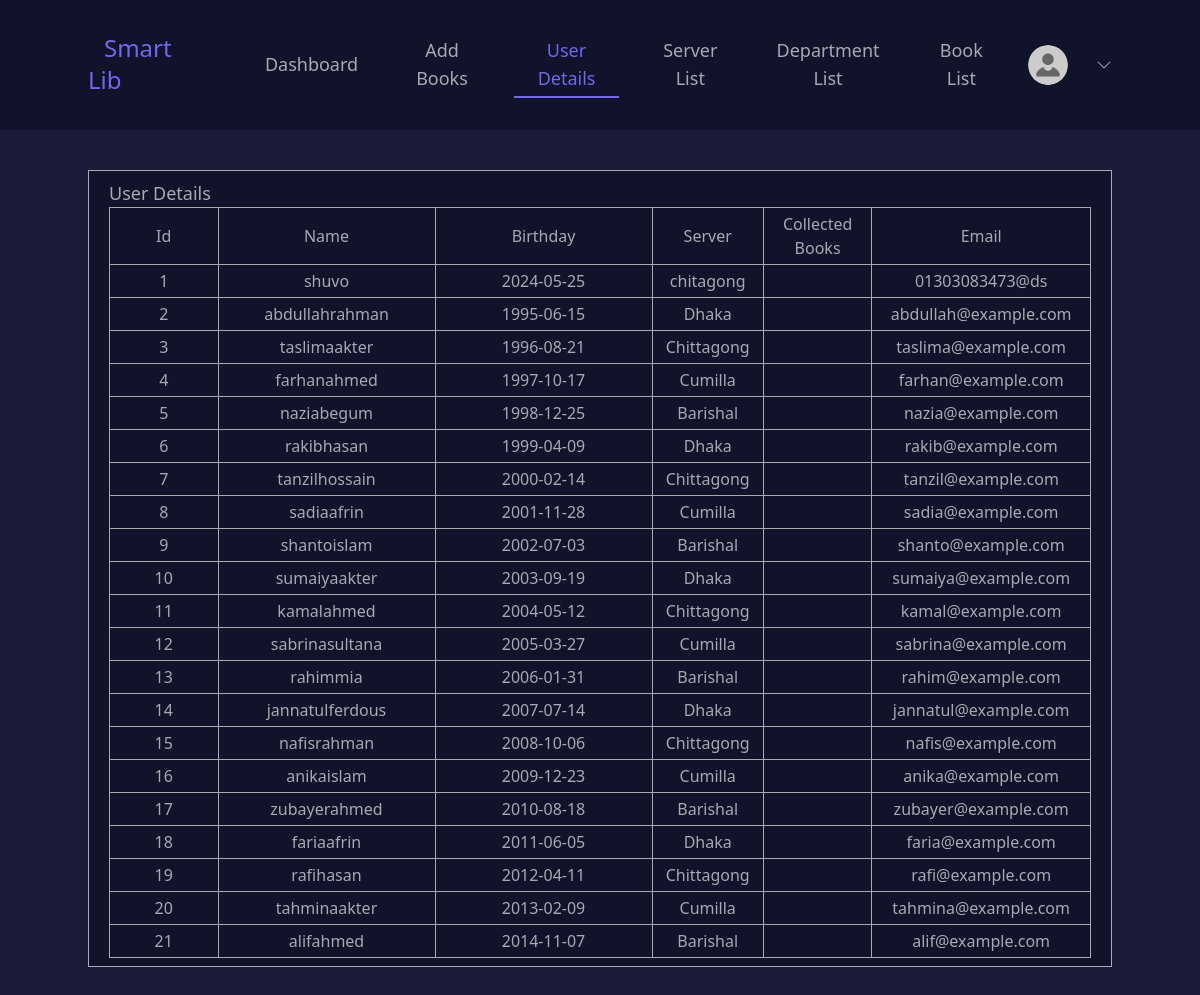
Page /user-details.php on the committed database.
### tables this page shows
CREATE TABLE `user` (
  `user_id` int(11) NOT NULL,
  `username` varchar(255) NOT NULL,
  `email` varchar(100) DEFAULT NULL,
  `server` varchar(50) DEFAULT NULL,
  `std_id` int(20) NOT NULL,
  `dept_id` int(11) DEFAULT NULL,
  `birthdate` date DEFAULT NULL,
  `password` varchar(100) DEFAULT NULL
);

### user-details.php (the view, shortened to what this page needs)
<?php include('server.php') ?>
<!doctype html>
<html>
<head>
    <link rel="stylesheet" href="./style/main.css">
    <link rel="stylesheet" href="./style/animation.css">
    <script src="https://cdn.tailwindcss.com"></script>
</head>
<body class="bg-[#1c1c38] pb-12">
    <div id="animatedArea" class="hidden h-screen relative">
        <nav class="bg-[#101329] w-full sticky top-0 left-0">
            <ul class="container mx-auto py-8 flex items-start gap-10 justify-between">
                <li>
                    <a href="#" class="logo px-4 text-2xl text-[#7367f0]">Smart Lib</a>
                </li>
                <li class="flex items-center justify-center gap-6">
                    <button onclick="location.href='dashboard.php'"
                        class="px-3 text-lg text-[#a5abb1] hover:text-[#7367f0] border-b-transparent transition-all duration-500 hover:border-b-[#7367f0] border-b-2 py-1">Dashboard</button>
                    <button onclick="location.href='add-books.php'"
                        class="px-3 text-lg text-[#a5abb1] hover:text-[#7367f0] border-b-transparent transition-all duration-500 hover:border-b-[#7367f0] border-b-2 py-1">
                        Add Books
                    </button>
                    <button onclick="location.href='user-details.php'"
                        class="px-3 text-lg text-[#7367f0] border-b-[#7367f0] border-b-2 py-1">User Details</button>
                    <button onclick="location.href='server-list.php'"
                        class="px-3 text-lg text-[#a5abb1] hover:text-[#7367f0] border-b-transparent transition-all duration-500 hover:border-b-[#7367f0] border-b-2 py-1">
                        Server List
                    </button>
                    <button onclick="location.href='department-list.php'"
                        class="px-3 text-lg text-[#a5abb1] hover:text-[#7367f0] border-b-transparent transition-all duration-500 hover:border-b-[#7367f0] border-b-2 py-1">
                        Department List
                    </button>
                    <button onclick="location.href='book-list.php'"
                        class="px-3 text-lg text-[#a5abb1] hover:text-[#7367f0] border-b-transparent transition-all duration-500 hover:border-b-[#7367f0] border-b-2 py-1">Book
                        List
                    </button>
                    <div class="relative">
                        <div class="flex items-center justify-center gap-[2px] bg-[#101329] relative">
                            <div class="w-[40px] h-[40px] rounded-full overflow-hidden">
                            </div>
                            <div class="name px-3 text-sm text-[#a5abb1] py-1">
                            </div>
                            <button class="w-[16px] h-[16px] collapse-button transition-all duration-500">
                            </button>
                        </div>
                    </div>
                </li>
            </ul>
        </nav>
        <div class="container mx-auto mt-10">
            <div class="bg-[#101329] border border-[#a5abb1] text-[#a5abb1] px-5 py-2">
                <h3 class="text-lg">User Details</h3>
                <table id="dataTable" class="w-full">
                    <tr>
                        <td class="border border-[#a5abb1] text-center px-2 py-1 w-[10%]">Id</td>
                        <td class="border border-[#a5abb1] text-center px-2 py-1 w-[20%]">Name</td>
                        <td class="border border-[#a5abb1] text-center px-2 py-1 w-[20%]">Birthday</td>
                        <td class="border border-[#a5abb1] text-center px-2 py-1 w-[10%]">Server</td>
                        <td class="border border-[#a5abb1] text-center px-2 py-1 w-[10%]">Collected Books</td>
                        <td class="border border-[#a5abb1] text-center px-2 py-1 w-[20%]">Email</td>
                    </tr>
                    <?php
                        $query = "SELECT * FROM user";
                        $result = mysqli_query($connect, $query);
                        if (mysqli_num_rows($result) > 0) {
                            while ($row = mysqli_fetch_assoc($result)) {
                                echo "<tr>";
                                echo "<td class='border border-[#a5abb1] text-center px-2 py-1'>" . $row['user_id'] . "</td>";
                                echo "<td class='border border-[#a5abb1] text-center px-2 py-1'>" . $row['username'] . "</td>";
                                echo "<td class='border border-[#a5abb1] text-center px-2 py-1'>" . $row['birthdate'] . "</td>";
                                echo "<td class='border border-[#a5abb1] text-center px-2 py-1'>" . $row['server'] . "</td>";
                                echo "<td class='border border-[#a5abb1] text-center px-2 py-1'>" . $row['collected_books'] . "</td>";
                                echo "<td class='border border-[#a5abb1] text-center px-2 py-1'>" . $row['email'] . "</td>";
                                echo "</tr>";
                            }
                        } else {
                            echo "<tr><td colspan='6' class='border border-[#a5abb1] text-center px-2 py-1'>No user data found.</td></tr>";
                        }
                    ?>
                </table>
            </div>
        </div>
    </div>
</body>
</html>

### style/animation.css (style rules this page uses)
.animate-slide-down { animation: slideDown 0.5s ease-out forwards; opacity: 0; transform: translateY(-100px); }

### rows in the picture
user: user_id "1", username "shuvo", birthdate "2024-05-25", server "chitagong", email "01303083473@ds"
user: user_id "2", username "abdullahrahman", birthdate "1995-06-15", server "Dhaka", email "abdullah@example.com"
user: user_id "3", username "taslimaakter", birthdate "1996-08-21", server "Chittagong", email "taslima@example.com"
user: user_id "4", username "farhanahmed", birthdate "1997-10-17", server "Cumilla", email "farhan@example.com"
user: user_id "5", username "naziabegum", birthdate "1998-12-25", server "Barishal", email "nazia@example.com"
user: user_id "6", username "rakibhasan", birthdate "1999-04-09", server "Dhaka", email "rakib@example.com"
user: user_id "7", username "tanzilhossain", birthdate "2000-02-14", server "Chittagong", email "tanzil@example.com"
user: user_id "8", username "sadiaafrin", birthdate "2001-11-28", server "Cumilla", email "sadia@example.com"
user: user_id "9", username "shantoislam", birthdate "2002-07-03", server "Barishal", email "shanto@example.com"
user: user_id "10", username "sumaiyaakter", birthdate "2003-09-19", server "Dhaka", email "sumaiya@example.com"
user: user_id "11", username "kamalahmed", birthdate "2004-05-12", server "Chittagong", email "kamal@example.com"
user: user_id "12", username "sabrinasultana", birthdate "2005-03-27", server "Cumilla", email "sabrina@example.com"
user: user_id "13", username "rahimmia", birthdate "2006-01-31", server "Barishal", email "rahim@example.com"
user: user_id "14", username "jannatulferdous", birthdate "2007-07-14", server "Dhaka", email "jannatul@example.com"
user: user_id "15", username "nafisrahman", birthdate "2008-10-06", server "Chittagong", email "nafis@example.com"
user: user_id "16", username "anikaislam", birthdate "2009-12-23", server "Cumilla", email "anika@example.com"
user: user_id "17", username "zubayerahmed", birthdate "2010-08-18", server "Barishal", email "zubayer@example.com"
user: user_id "18", username "fariaafrin", birthdate "2011-06-05", server "Dhaka", email "faria@example.com"
user: user_id "19", username "rafihasan", birthdate "2012-04-11", server "Chittagong", email "rafi@example.com"
user: user_id "20", username "tahminaakter", birthdate "2013-02-09", server "Cumilla", email "tahmina@example.com"
user: user_id "21", username "alifahmed", birthdate "2014-11-07", server "Barishal", email "alif@example.com"
